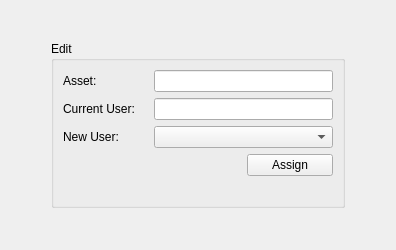
<?xml version="1.0" encoding="UTF-8"?>
<ui version="4.0">
 <class>Form</class>
 <widget class="QWidget" name="Form">
  <property name="geometry">
   <rect>
    <x>0</x>
    <y>0</y>
    <width>396</width>
    <height>250</height>
   </rect>
  </property>
  <property name="windowTitle">
   <string>Form</string>
  </property>
  <layout class="QGridLayout" name="gridLayout">
   <item row="2" column="1">
    <spacer name="verticalSpacer_2">
     <property name="orientation">
      <enum>Qt::Vertical</enum>
     </property>
     <property name="sizeType">
      <enum>QSizePolicy::Preferred</enum>
     </property>
     <property name="sizeHint" stdset="0">
      <size>
       <width>20</width>
       <height>40</height>
      </size>
     </property>
    </spacer>
   </item>
   <item row="1" column="1">
    <widget class="QGroupBox" name="groupBox">
     <property name="title">
      <string>Edit</string>
     </property>
     <layout class="QGridLayout" name="gridLayout_2">
      <item row="0" column="0">
       <widget class="QLabel" name="label_3">
        <property name="maximumSize">
         <size>
          <width>85</width>
          <height>16777215</height>
         </size>
        </property>
        <property name="text">
         <string>Asset:</string>
        </property>
       </widget>
      </item>
      <item row="1" column="0">
       <widget class="QLabel" name="label_2">
        <property name="maximumSize">
         <size>
          <width>85</width>
          <height>16777215</height>
         </size>
        </property>
        <property name="text">
         <string>Current User:</string>
        </property>
       </widget>
      </item>
      <item row="1" column="1" colspan="2">
       <widget class="QLineEdit" name="currUserBox">
        <property name="readOnly">
         <bool>true</bool>
        </property>
       </widget>
      </item>
      <item row="3" column="0" colspan="2">
       <spacer name="horizontalSpacer">
        <property name="orientation">
         <enum>Qt::Horizontal</enum>
        </property>
        <property name="sizeHint" stdset="0">
         <size>
          <width>40</width>
          <height>20</height>
         </size>
        </property>
       </spacer>
      </item>
      <item row="2" column="1" colspan="2">
       <widget class="QComboBox" name="newUserBox">
        <property name="focusPolicy">
         <enum>Qt::NoFocus</enum>
        </property>
       </widget>
      </item>
      <item row="3" column="2">
       <widget class="QPushButton" name="assignButt">
        <property name="focusPolicy">
         <enum>Qt::NoFocus</enum>
        </property>
        <property name="text">
         <string>Assign</string>
        </property>
       </widget>
      </item>
      <item row="2" column="0">
       <widget class="QLabel" name="label">
        <property name="maximumSize">
         <size>
          <width>85</width>
          <height>16777215</height>
         </size>
        </property>
        <property name="text">
         <string>New User:</string>
        </property>
       </widget>
      </item>
      <item row="0" column="1" colspan="2">
       <widget class="QLineEdit" name="assetBox">
        <property name="readOnly">
         <bool>true</bool>
        </property>
       </widget>
      </item>
      <item row="4" column="0" colspan="3">
       <widget class="QLabel" name="messageLabel">
        <property name="text">
         <string/>
        </property>
        <property name="alignment">
         <set>Qt::AlignCenter</set>
        </property>
       </widget>
      </item>
     </layout>
    </widget>
   </item>
   <item row="0" column="1">
    <spacer name="verticalSpacer">
     <property name="orientation">
      <enum>Qt::Vertical</enum>
     </property>
     <property name="sizeType">
      <enum>QSizePolicy::Preferred</enum>
     </property>
     <property name="sizeHint" stdset="0">
      <size>
       <width>20</width>
       <height>40</height>
      </size>
     </property>
    </spacer>
   </item>
   <item row="1" column="0">
    <spacer name="horizontalSpacer_2">
     <property name="orientation">
      <enum>Qt::Horizontal</enum>
     </property>
     <property name="sizeType">
      <enum>QSizePolicy::Preferred</enum>
     </property>
     <property name="sizeHint" stdset="0">
      <size>
       <width>40</width>
       <height>20</height>
      </size>
     </property>
    </spacer>
   </item>
   <item row="1" column="2">
    <spacer name="horizontalSpacer_3">
     <property name="orientation">
      <enum>Qt::Horizontal</enum>
     </property>
     <property name="sizeType">
      <enum>QSizePolicy::Preferred</enum>
     </property>
     <property name="sizeHint" stdset="0">
      <size>
       <width>40</width>
       <height>20</height>
      </size>
     </property>
    </spacer>
   </item>
  </layout>
 </widget>
 <resources/>
 <connections/>
</ui>
